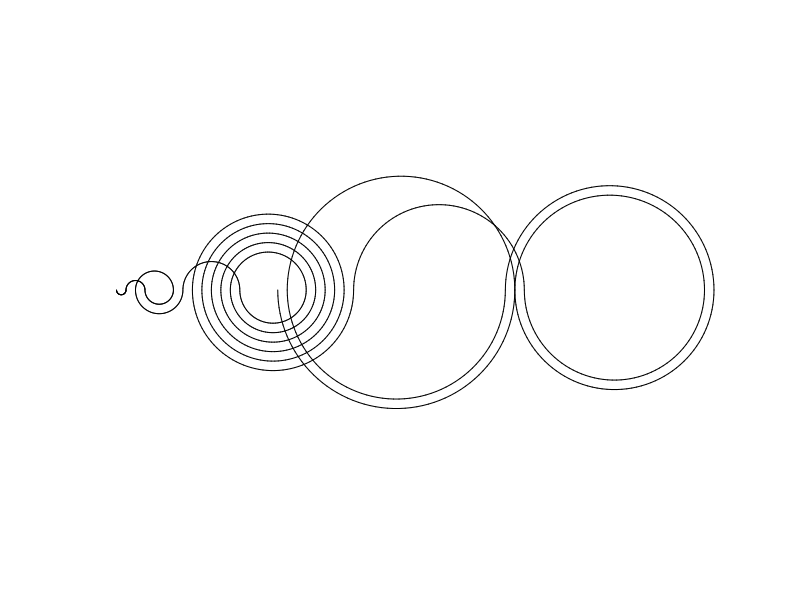

Here is the R script that generated this plot:
library(plotrix)
n <- 25;

i <- 1:n*100;
v <- rep_len(FALSE, n*100)


x <- c()
r <- c()
deg1 <- c()
deg2 <- c()

j <- 1

while(length(x) < n) {
  if (j == 1) {
    old_pos <- 1;
    new_pos <- 2;
    v[[1]] <- TRUE;
  } else {
    if ((old_pos - j) < 1 || v[[old_pos - j]] == TRUE) {
      new_pos <- old_pos + j
    }   else {
      new_pos <- old_pos - j
    }
  }
  
  x <- c(x, (old_pos + new_pos)/2)
  r <- c(r, abs(old_pos-new_pos)/2)
  
  if ((j %% 2) == 0) {
    deg1 <- c(deg1, 0)
    deg2 <- c(deg2, 180)
  } else {
    deg1 <- c(deg1, 180)
    deg2 <- c(deg2, 360)
  }
  
  
  v[[new_pos]] <- TRUE
  old_pos <- new_pos
  
  j <- j+1
}

y <- rep_len(0, length(x))

max_x <- max(x) + max(r)
max_y <- max(r)
plot(c(0, 0, max_x), c(-max_y, 0, max_y), type="n",asp = 1, xlab="", ylab="", axes=FALSE)
draw.arc(x=x, y=y, radius=r,deg1=deg1,deg2=deg2)